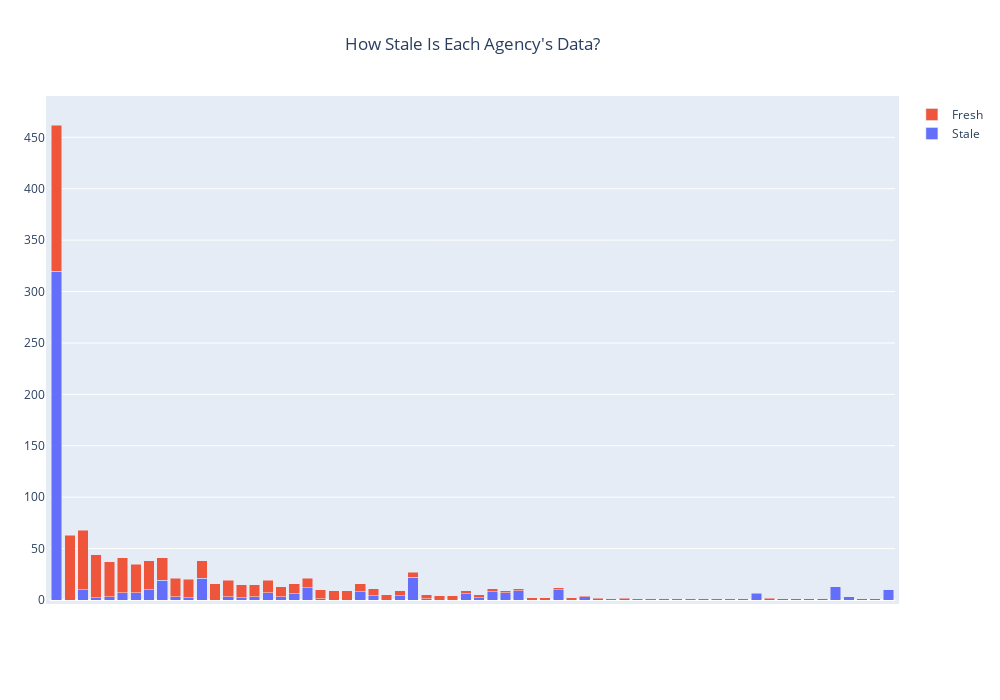

Notebook cell for this chart:
### Code cell
stacked = fresh_df.groupby('agency')['fresh'].value_counts()\
    .unstack().fillna(0).reset_index().rename(columns={False:'Stale',True:'Fresh'})\
    .sort_values(by='Fresh',ascending=False)

fig = go.Figure(data=[
    go.Bar(name='Stale', x=stacked['agency'], y=stacked['Stale']),
    go.Bar(name='Fresh', x=stacked['agency'], y=stacked['Fresh'])
])

fig.update_layout(
     title=go.layout.Title(
        text="How Stale Is Each Agency's Data?",
        xref="paper",
        x=.5)
     )

fig.update_xaxes(showticklabels=False)
# Change the bar mode
fig.update_layout(barmode='stack')

fig.update_layout(
    autosize=False,
    width=1000,
    height=700,
    margin=go.layout.Margin(
        l=50,
        r=50,
        b=100,
        t=100,
        pad=4
    ),

)
fig.show()

### Figure 1 — Plotly figure (JSON) as saved in the notebook; plotly's stock layout.template omitted (floating-point values rounded to 4 significant figures)
{"data": [{"name": "Stale", "type": "bar", "x": ["Department of Education (DOE)", "Department for the Aging (DFTA)", "Department of Transportation (DOT)", "Department of Probation (DOP)", "Department of Housing Preservation and Development (HPD)", "Department of Finance (DOF)", "Department of Parks and Recreation (DPR)", "Department of Health and Mental Hygiene (DOHMH)", "Human Resources Administration (HRA)", "Department of Environmental Protection (DEP)", "Taxi and Limousine Commission (TLC)", "School Construction Authority (SCA)", "Department of Buildings (DOB)", "Mayor's Office of Management & Budget (OMB)", "Department of Citywide Administrative Services (DCAS)", "Department of Information Technology & Telecommunications (DoITT)", "Department of Small Business Services (SBS)", "Department of Sanitation (DSNY)", "Department of Homeless Services (DHS)", "Mayor's Office for Economic Opportunity", "Department of Correction (DOC)", "NYC Independent Budget Office (IBO)", "Police Department (NYPD)", "Department of Consumer Affairs (DCA)", "Office of the Comptroller (COMPTROLLER)", "Department of Cultural Affairs (DCLA)", "Business Integrity Commission (BIC)", "Mayor's Office of Operations (OPS)", "Office of Emergency Management (OEM)", "Mayor's Office of the Chief Technology Officer", "311", "Landmarks Preservation Commission (LPC)", "Mayor's Office to Combat Domestic Violence (OCDV)", "Fire Department of New York City (FDNY)", "Department of City Planning (DCP)", "New York City Housing Authority (NYCHA)", "Office of Administrative Trials and Hearings (OATH)", "Queens Borough President (QBP)", "Mayor's Office of Contract Services (MOCS)", "New York City Tax Commission (TAXCOMM)", "City Council (NYCC)", "Public Design Commission (formerly Art Commission (ARTCOM) and Design Commission)", "Office of the Mayor (OTM)", "Commission on Human Rights (CCHR)", "Conflicts of Interest Board (COIB)", "Staten Island Borough President (BPSI)", "Office of Citywide Event Coordination and Management (CECM)", "City Clerk & Clerk of the Council (OCC)", "HHS Accelerator", "Mayor’s Office of Environmental Coordination (MOEC)", "Department of Investigation (DOI)", "Mayor's Office of Media And Entertainment (MOME)", "Mayor's Office of Data Analytics (MODA)", "Law Department (LAW)", "nan", "NYC Recovery", "Board of Standards and Appeals (BSA)", "NYC Health + Hospitals", "Mayor's Office of Sustainability (MOS)", "Department of Youth and Community Development (DYCD)", "Civilian Complaint Review Board (CCRB)", "Police Pension Fund (NYCPPF)", "Economic Development Corporation (EDC)", "Manhattan Borough President (MBPO)"], "y": [320, 0, 10, 2, 3, 7, 7, 10, 19, 3, 2, 21, 0, 3, 2, 3, 7, 3, 6, 12, 1, 0, 0, 8, 4, 0, 4, 22, 1, 0, 0, 6, 2, 8, 7, 9, 0, 0, 10, 0, 3, 1, 0, 1, 0, 0, 0, 0, 0, 0, 0, 0, 0, 6, 1, 1, 1, 1, 1, 13, 3, 1, 1, 10]}, {"name": "Fresh", "type": "bar", "x": ["Department of Education (DOE)", "Department for the Aging (DFTA)", "Department of Transportation (DOT)", "Department of Probation (DOP)", "Department of Housing Preservation and Development (HPD)", "Department of Finance (DOF)", "Department of Parks and Recreation (DPR)", "Department of Health and Mental Hygiene (DOHMH)", "Human Resources Administration (HRA)", "Department of Environmental Protection (DEP)", "Taxi and Limousine Commission (TLC)", "School Construction Authority (SCA)", "Department of Buildings (DOB)", "Mayor's Office of Management & Budget (OMB)", "Department of Citywide Administrative Services (DCAS)", "Department of Information Technology & Telecommunications (DoITT)", "Department of Small Business Services (SBS)", "Department of Sanitation (DSNY)", "Department of Homeless Services (DHS)", "Mayor's Office for Economic Opportunity", "Department of Correction (DOC)", "NYC Independent Budget Office (IBO)", "Police Department (NYPD)", "Department of Consumer Affairs (DCA)", "Office of the Comptroller (COMPTROLLER)", "Department of Cultural Affairs (DCLA)", "Business Integrity Commission (BIC)", "Mayor's Office of Operations (OPS)", "Office of Emergency Management (OEM)", "Mayor's Office of the Chief Technology Officer", "311", "Landmarks Preservation Commission (LPC)", "Mayor's Office to Combat Domestic Violence (OCDV)", "Fire Department of New York City (FDNY)", "Department of City Planning (DCP)", "New York City Housing Authority (NYCHA)", "Office of Administrative Trials and Hearings (OATH)", "Queens Borough President (QBP)", "Mayor's Office of Contract Services (MOCS)", "New York City Tax Commission (TAXCOMM)", "City Council (NYCC)", "Public Design Commission (formerly Art Commission (ARTCOM) and Design Commission)", "Office of the Mayor (OTM)", "Commission on Human Rights (CCHR)", "Conflicts of Interest Board (COIB)", "Staten Island Borough President (BPSI)", "Office of Citywide Event Coordination and Management (CECM)", "City Clerk & Clerk of the Council (OCC)", "HHS Accelerator", "Mayor’s Office of Environmental Coordination (MOEC)", "Department of Investigation (DOI)", "Mayor's Office of Media And Entertainment (MOME)", "Mayor's Office of Data Analytics (MODA)", "Law Department (LAW)", "nan", "NYC Recovery", "Board of Standards and Appeals (BSA)", "NYC Health + Hospitals", "Mayor's Office of Sustainability (MOS)", "Department of Youth and Community Development (DYCD)", "Civilian Complaint Review Board (CCRB)", "Police Pension Fund (NYCPPF)", "Economic Development Corporation (EDC)", "Manhattan Borough President (MBPO)"], "y": [142, 63, 58, 42, 34, 34, 28, 28, 22, 18, 18, 17, 16, 16, 13, 12, 12, 10, 10, 9, 9, 9, 9, 8, 7, 5, 5, 5, 4, 4, 4, 3, 3, 3, 2, 2, 2, 2, 2, 2, 1, 1, 1, 1, 1, 1, 1, 1, 1, 1, 1, 1, 1, 1, 1, 0, 0, 0, 0, 0, 0, 0, 0, 0]}], "layout": {"autosize": false, "barmode": "stack", "height": 700, "margin": {"b": 100, "l": 50, "pad": 4, "r": 50, "t": 100}, "title": {"text": "How Stale Is Each Agency's Data?", "x": 0.5, "xref": "paper"}, "width": 1000, "xaxis": {"showticklabels": false}}}
